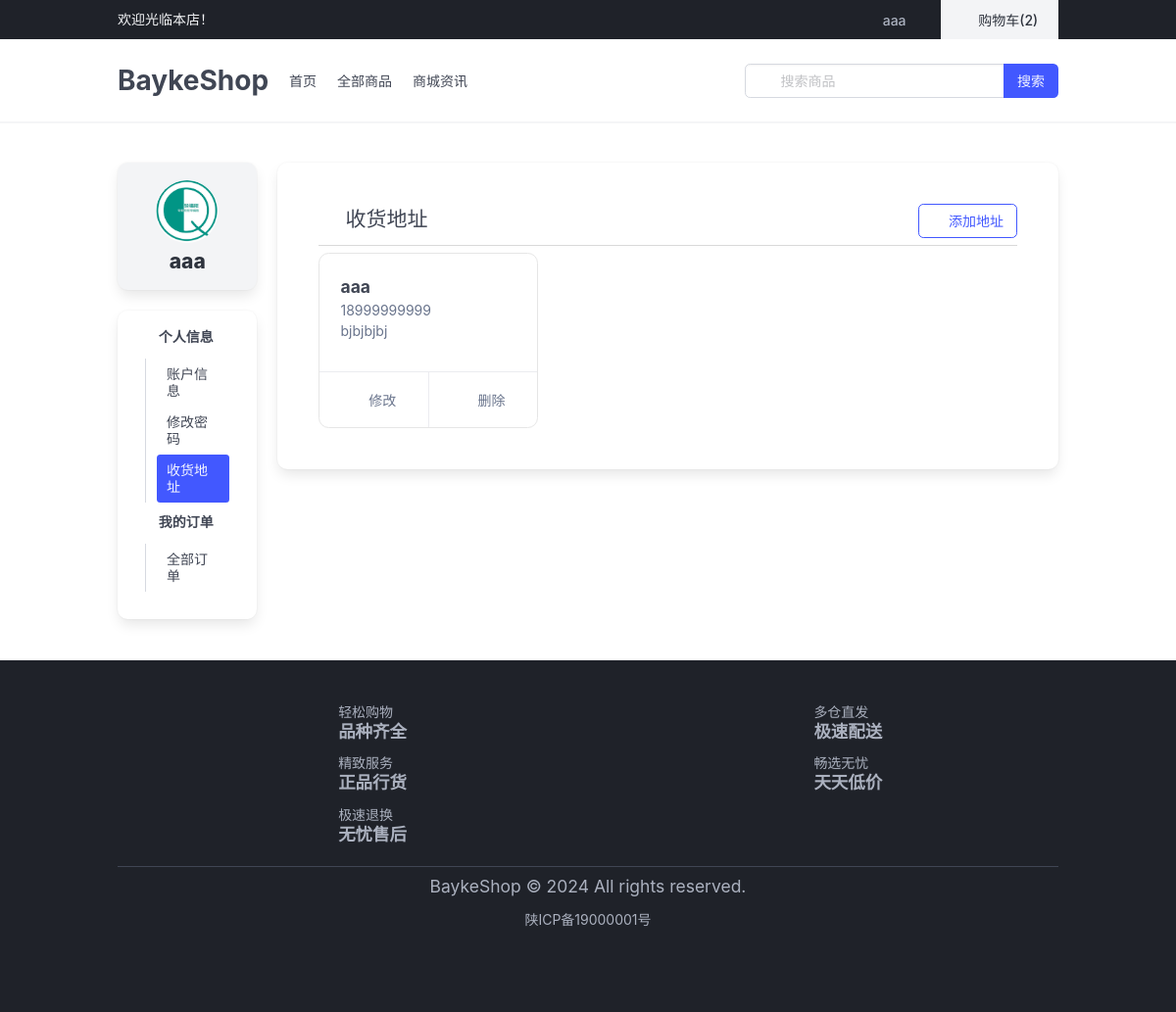
Before: /member/address/ (signed in) with the older database file.
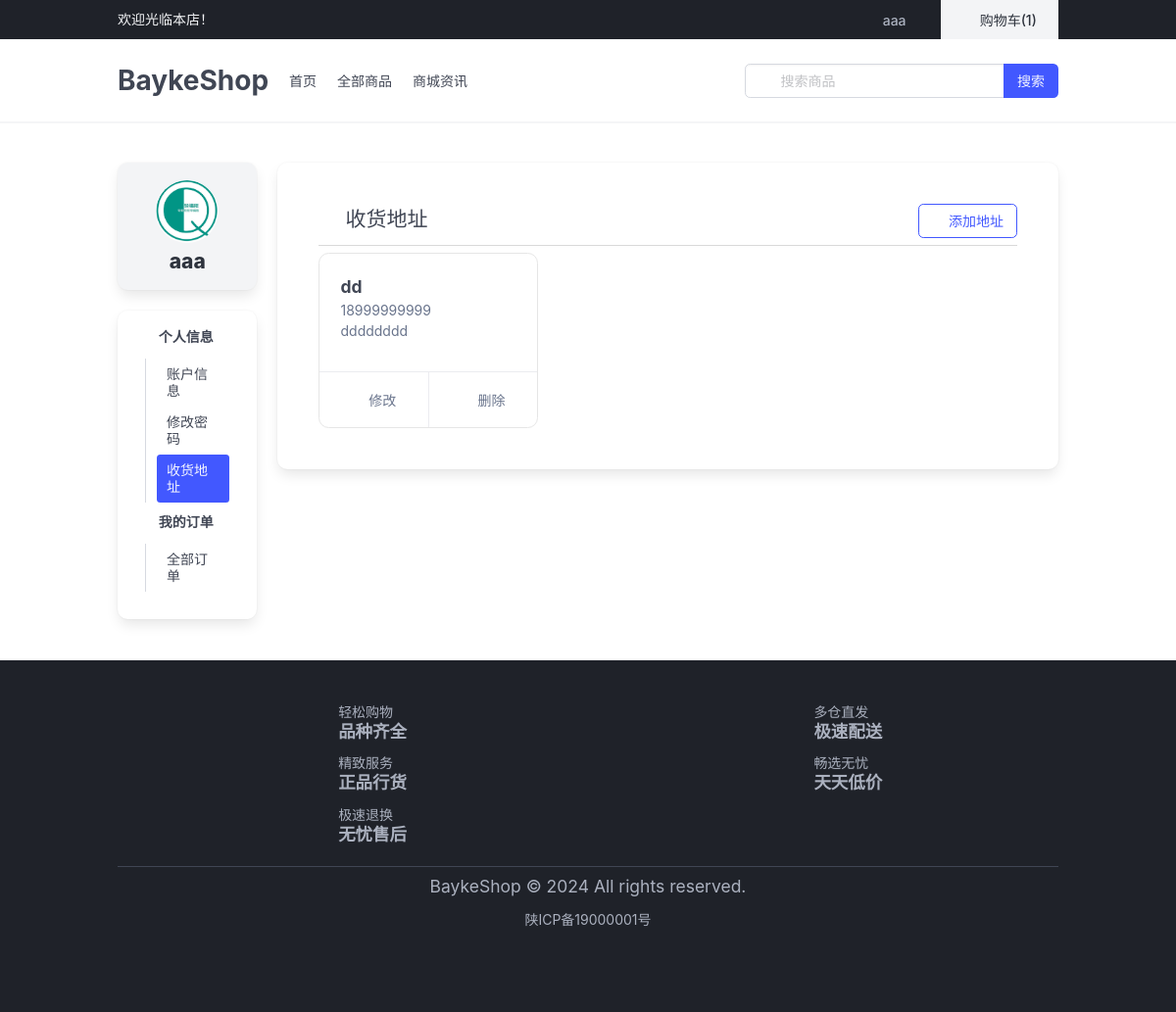
After: the same page with the newer database file.
### baykeshop/contrib/member/models.py (models this page shows, shortened)
class BaykeShopUserAddress(BaseModel):
    user = models.ForeignKey(User, on_delete=models.CASCADE, verbose_name=_("用户"))
    name = models.CharField(max_length=50, verbose_name=_("收货人"))
    province = models.CharField(max_length=50, verbose_name=_("省"))
    city = models.CharField(max_length=50, verbose_name=_("市"))
    district = models.CharField(max_length=50, verbose_name=_("区"))
    address = models.CharField(max_length=255, verbose_name=_("详细地址"))
    phone = models.CharField(
        max_length=50, verbose_name=_("手机"), validators=[validators.validate_phone]
    )
    is_default = models.BooleanField(default=False, verbose_name=_("是否默认"))
    class Meta:
        verbose_name = _("用户地址")
        verbose_name_plural = verbose_name
        ordering = ["-created_time"]
        indexes = [
            models.Index(fields=["user", "is_default"], name="user_is_default_idx"),
        ]
    def get_full_address(self):
        return "{province}{city}{district}{address}".format(
            province=self.province,
            city=self.city,
            district=self.district,
            address=self.address,
        )

### baykeshop/contrib/member/views/profile.py (the view)
class BaykeShopUserAddressListView(LoginRequiredMixin, ListView):
    template_name = 'baykeshop/member/address_list.html'
    model = BaykeShopUserAddress
    context_object_name = 'address_list'
    extra_context = {'title': _('收货地址列表'),}
    login_url = reverse_lazy('member:login')
    def get_queryset(self):
        return BaykeShopUserAddress.objects.filter(user=self.request.user)

### baykeshop/contrib/shop/templatetags/baykeshop.py (called while the page is built)
@register.simple_tag
def carts_count(user):
    if not user.is_authenticated:
        return 0
    count = BaykeShopCarts.objects.filter(user=user).count()
    return count

### baykeshop/contrib/system/models/dict.py (called while the page is built, shortened)
    @classmethod
    def get_key_value(cls, key):
        try:
            obj = cls.current_site.get(key=key)
            if is_bool(obj.value):
                _v = json.loads(obj.value.lower())
                return _v
            if is_list(obj.value) and obj.value.splitlines().__len__() == 1:
                return obj.value
            if is_list(obj.value) and obj.value.splitlines().__len__() > 1:
                return obj.value.splitlines()
            if is_json(obj.value):
                return json.loads(obj.value)
        except Exception:
            return None

### baykeshop/contrib/system/templatetags/baykeconfig.py (called while the page is built)
@register.simple_tag
def dict_value(key):
    return BaykeDictModel.get_key_value(key)

### baykeshop/contrib/system/validators.py (called while the page is built)
def is_bool(value):
    if value.lower() in ["true", "false"]:
        return True
    return False

def is_dict(value):
    if all(re.match(r"^\s*\w+\s*:\s*.+\s*$", line) for line in value.splitlines()):
        return True
    return False

### baykeshop/db/manager.py (called while the page is built)
    def get_queryset(self):
        return BaseQuerySet(self.model, using=self._db)

### baykeshop/contrib/member/templates/baykeshop/member/address_list.html (shortened to what this page needs)
{% extends 'baykeshop/member/profile.html' %}
{% load i18n static %}
{% block profile_header %}
    <h1 class="bk-is-size-4">
        <span class="bk-icon"><i class="mdi mdi-flag-triangle"></i></span>
        {% translate '收货地址' %}
    </h1>
    <a class="bk-button bk-is-link bk-is-outlined bk-is-pulled-right" href="{% url 'member:address-create' %}">
        <span class="bk-icon"><i class="mdi mdi-plus"></i></span>
        <span>{% translate '添加地址' %}</span>
    </a>
{% endblock %}
{% block profile_content %}
<div class="bk-columns bk-is-multiline">
    {% for address in address_list %}
    <div class="bk-column bk-is-4">
        <div class="bk-card bk-is-shadowless" style="border: solid 1px #e6e6e6;">
            <div class="bk-card-content" style="height: 120px;">
                <h1 class="bk-has-text-weight-bold">
                    <span class="bk-is-size-5">{{ address.name }}</span>
                </h1>
                <p class="bk-has-text-grey">{{ address.phone }}</p>
                <p class="bk-has-text-grey">{{ address.get_full_address }}</p>
            </div>
            <footer class="bk-card-footer">
                <a class="bk-card-footer-item bk-has-text-grey" href="{% url 'member:address-update' address.pk %}">
                    <button type="button" class="bk-button bk-is-ghost bk-has-text-grey">
                        <span class="bk-icon"><i class="mdi mdi-18px mdi-book-edit-outline"></i></span>
                        <span>{% translate '修改' %}</span>
                    </button>
                </a>
                <a class="bk-card-footer-item bk-has-text-grey">
                    <form action="{% url 'member:address-delete' address.pk %}" method="post" class="bk-delete-form">
                        <button type="submit" class="bk-button bk-is-ghost bk-has-text-grey">
                            <span class="bk-icon"><i class="mdi mdi-18px mdi-delete-outline"></i></span>
                            <span>{% translate '删除' %}</span>
                        </button>
                    </form>
                </a>
            </footer>
        </div>
    </div>
    {% endfor %}
{% endblock %}

### baykeshop/contrib/member/templates/baykeshop/member/profile.html (shortened to what the changed rows need)
{% extends 'baykeshop/base_site.html' %}
{% load i18n static %}
{% block main %}
<section class="bk-section">
    <div class="bk-container">
        <div class="bk-columns">
            <div class="bk-column bk-is-2">
                <div class="box1">
                    <div class="bk-box bk-is-shadowless1 bk-has-background-light">
                        <div class="bk-is-flex bk-is-flex-direction-column bk-is-align-items-center">
                            <figure class="bk-image bk-is-64x64">
                                {% if user.baykeshopuser and user.baykeshopuser.avatar %}
                                    <img class="bk-is-rounded" src="{{ user.baykeshopuser.avatar.url }}">
                                {% else %}
                                    <img class="bk-is-rounded" src="{% static 'baykeshop/images/logo.jpg' %}">
                                {% endif %}
                            </figure>
                            <p class="bk-title bk-is-4 mt-2">{{ user.username }}</p>
                        </div>
                    </div>
                </div>
            </div>
            <div class="bk-column">
                <div class="bk-box p-6">
                    <div class="bk-is-flex bk-is-justify-content-space-between">
                        {% block profile_header %}{% endblock %}
                    </div>
                    {% block profile_content %}{% endblock %}
                </div>
            </div>
        </div>
    </div>
</section>
{% endblock %}

### baykeshop/contrib/shop/templates/baykeshop/includes/header.html (shortened to what this page needs)
{% load i18n baykeshop baykeconfig %}
<header>
    <div id="head-top" class="bk-has-background-black-ter bk-has-text-white-ter">
        <div class="bk-container">
            <div class="bk-is-flex bk-is-align-items-center">
                <div>欢迎光临本店！</div>
                <div class="ml-auto">
                    {% if request.user.is_authenticated %}
                    <div class="bk-dropdown bk-is-hoverable" style="z-index: 100;">
                        <div class="bk-dropdown-trigger">
                          <button class="bk-button bk-is-ghost bk-has-text-grey-light" aria-haspopup="true" aria-controls="dropdown-menu4" style="height: 40px;">
                            <span class="bk-icon bk-is-small">
                                <i class="mdi mdi-account-badge" aria-hidden="true"></i>
                            </span>
                            <span>{{ request.user.username }}</span>
                            <span class="bk-icon bk-is-small">
                                <i class="mdi mdi-chevron-down" aria-hidden="true"></i>
                            </span>
                          </button>
                        </div>
                    </div>
                    {% endif %}
                    <a class="bk-button bk-is-light bk-is-radiusless bk-is-shadowless"
                        href="{% url 'shop:carts' %}" style="height: 40px; width: 120px;">
                        <span class="bk-icon">
                            <i class="mdi mdi-cart-heart"></i>
                        </span>
                        <span>购物车({% carts_count user %})</span>
                    </a>
                </div>
            </div>
        </div>
    </div>
    <nav class="bk-navbar bk-is-spaced bk-has-shadow" role="navigation" aria-label="main navigation">
        <div class="bk-container">
        <div class="bk-navbar-brand">
            {% if logo %}
            <img src="{{ logo.url }}" alt="" width="150" height="auto">
            {% else %}
            <a class="bk-navbar-item bk-is-size-3 bk-has-text-weight-bold" href="{% url 'shop:index' %}">
                {% dict_value "SITE_TITLE" %}
            </a>
            {% endif %}
        </div>
        <div id="navbarBasicExample" class="bk-navbar-menu">
            <div class="bk-navbar-start">
                <a class="bk-navbar-item" href="{% url 'shop:index' %}">
                    首页
                </a>
                <a class="bk-navbar-item" href="{% url 'shop:list' %}">
                    全部商品
                </a>
                <a class="bk-navbar-item" href="{% url 'article:list' %}">
                    商城资讯
                </a>
            </div>
            <div class="bk-navbar-end">
                <div class="bk-navbar-item">
                    <form action="{% url 'shop:search' %}" method="get">
                        <div class="bk-field bk-has-addons">
                            <div class="bk-control bk-has-icons-left">
                                <input class="bk-input" type="text" name="keyword" placeholder="搜索商品">
                                <span class="bk-icon bk-is-left">
                                 </span>
                            </div>
                            <div class="bk-control">
                                <button class="bk-button bk-is-link" type="submit">
                                    <span>搜索</span>
                                </button>
                            </div>
                        </div>
                    </form>
                </div>
            </div>
        </div>
        </div>
    </nav>
</header>

Changed rows visible on the page:
removed BaykeShopUserAddress: name "aaa", phone "18999999999", get_full_address "bjbjbjbj"
added BaykeShopUserAddress: name "dd", phone "18999999999", get_full_address "dddddddd"
Other visible differences:
text no longer shown: "2"
text now shown: "1"
